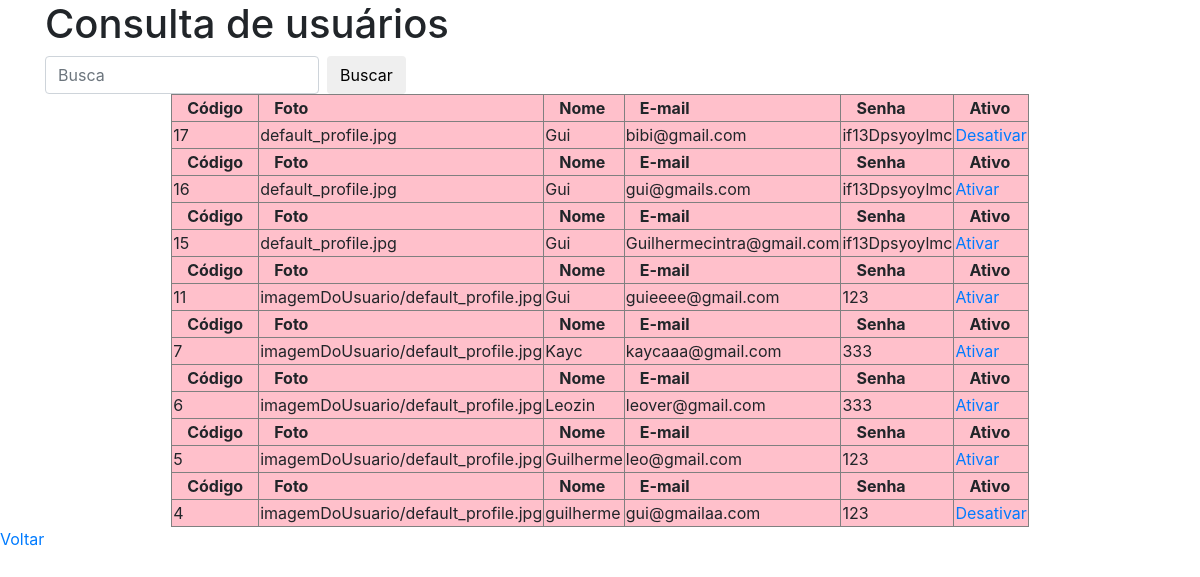
The app's page /php/listar_usuario.php with its own data.
### tables this page shows
CREATE TABLE `usuarios` (
  `idUsuario` int(11) NOT NULL,
  `nomeUsuario` varchar(255) NOT NULL,
  `emailUsuario` varchar(255) NOT NULL,
  `senhaUsuario` varchar(255) NOT NULL,
  `imagemUsuario` varchar(255) DEFAULT 'default_profile.jpg',
  `ativo` tinyint(4) NOT NULL DEFAULT 1,
  `adm` tinyint(4) NOT NULL DEFAULT 0
);

### core/mysql.php (called while the page is built, shortened)
<?php
function buscar (string $entidade, array $campos = ['*'], array $criterio = [],
string $ordem = null) : array
{
    $retorno = false;
    $coringa_criterio = [];
    $instrucao = select($entidade, $campos, $coringa_criterio, $ordem);
    $conexao = conecta();
    $stmt = mysqli_prepare($conexao, $instrucao);
    mysqli_stmt_execute($stmt);
    if($result = mysqli_stmt_get_result($stmt)){
        $retorno = mysqli_fetch_all($result, MYSQLI_ASSOC);
    }
    $retorno = $retorno;
    return $retorno;
}
?>

### core/sql.php (called while the page is built, shortened)
<?php
 function select (string $entidade, array $campos, array $criterio = [],
 string $ordem = null) : string
 {
    $instrucao = "SELECT " . implode(', ' ,$campos);
    $instrucao .= " FROM {$entidade}";
    if(!empty($ordem)) {
        $instrucao .= " ORDER BY $ordem ";
    }
    return $instrucao;
 }
?>

### php/listar_usuario.php (the view, shortened to what this page needs)
<!DOCTYPE html>
<html lang="en">
<head>
    <link rel="stylesheet" href="https://stackpath.bootstrapcdn.com/bootstrap/4.1.3/css/bootstrap.min.css">
</head>
<body>
    <?php
        require_once '../core/sql.php';
        require_once '../core/mysql.php';
        $criterio = [];
        $result = buscar(
            'usuarios',
            [
                'idUsuario',
                'imagemUsuario',
                'nomeUsuario',
                'emailUsuario',
                'senhaUsuario',
                'ativo',
                'adm'
            ],
            $criterio,
            'idUsuario DESC'
        );
    ?>
    <div class="container">
    <h1>Consulta de usuários</h1>
    <form class="form-inline my-2 my-lg-0" method='get' action=' '>
    <input class="form-control mr-sm-2" type="search" name='busca'
        placeholder="Busca" arial-label="Busca">
    <button class="btn btn-outline-sucess my-2 my-sm-0"
        type="submit">Buscar</button>
    </form>
    <table align="center" border="1" width="500" bgcolor="pink">
        <thead>
            <?php
            foreach($result as $entidade):
        ?>
        <tr>
            <th class="col">Código</th>
            <th class="col">Foto</th>
            <th class="col">Nome</th>
            <th class="col">E-mail</th>
            <th class="col">Senha</th>
            <th class="col">Ativo</th>
            </tr>
        </thead>
        <tbody>
                <td><?php echo $entidade['idUsuario'] ?></td>
                <td><?php echo $entidade['imagemUsuario'] ?></td>
                <td><?php echo $entidade['nomeUsuario'] ?></td>
                <td><?php echo $entidade['emailUsuario'] ?></td>
                <td><?php echo $entidade['senhaUsuario'] ?></td>
                <td><a href='../core/usuario_repositorio.php?acao=status&idUsuario=<?php echo $entidade['idUsuario']?> &valor=<?php echo !$entidade['ativo']?>'><?php echo ($entidade['ativo']==1)  ? 'Desativar' : 'Ativar'; ?> </a></td>
            <?php endforeach ?>
        </tbody>
    </table>
    </div>
    <div>
    <a href="cadastro_usuario.html">Voltar</a>
    </div>
</body>
</html>

### records on screen
usuarios: idUsuario "17", imagemUsuario "default_profile.jpg", nomeUsuario "Gui", emailUsuario "bibi@gmail.com", senhaUsuario "if13Dpsyoylmc", ativo "Desativar"
usuarios: idUsuario "16", imagemUsuario "default_profile.jpg", nomeUsuario "Gui", emailUsuario "gui@gmails.com", senhaUsuario "if13Dpsyoylmc", ativo "Ativar"
usuarios: idUsuario "15", imagemUsuario "default_profile.jpg", nomeUsuario "Gui", emailUsuario "Guilhermecintra@gmail.com", senhaUsuario "if13Dpsyoylmc", ativo "Ativar"
usuarios: idUsuario "11", imagemUsuario "imagemDoUsuario/default_profile.jpg", nomeUsuario "Gui", emailUsuario "guieeee@gmail.com", senhaUsuario "123", ativo "Ativar"
usuarios: idUsuario "7", imagemUsuario "imagemDoUsuario/default_profile.jpg", nomeUsuario "Kayc", emailUsuario "kaycaaa@gmail.com", senhaUsuario "333", ativo "Ativar"
usuarios: idUsuario "6", imagemUsuario "imagemDoUsuario/default_profile.jpg", nomeUsuario "Leozin", emailUsuario "leover@gmail.com", senhaUsuario "333", ativo "Ativar"
usuarios: idUsuario "5", imagemUsuario "imagemDoUsuario/default_profile.jpg", nomeUsuario "Guilherme", emailUsuario "leo@gmail.com", senhaUsuario "123", ativo "Ativar"
usuarios: idUsuario "4", imagemUsuario "imagemDoUsuario/default_profile.jpg", nomeUsuario "guilherme", emailUsuario "gui@gmailaa.com", senhaUsuario "123", ativo "Desativar"
